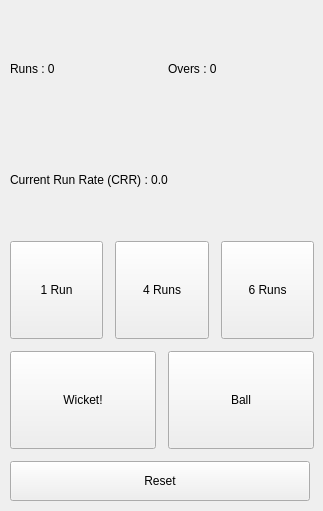
<?xml version="1.0" encoding="UTF-8"?>
<ui version="4.0">
 <class>cricket_run_counter</class>
 <widget class="QWidget" name="cricket_run_counter">
  <property name="geometry">
   <rect>
    <x>0</x>
    <y>0</y>
    <width>323</width>
    <height>511</height>
   </rect>
  </property>
  <property name="windowTitle">
   <string>Form</string>
  </property>
  <widget class="QWidget" name="">
   <property name="geometry">
    <rect>
     <x>10</x>
     <y>20</y>
     <width>304</width>
     <height>481</height>
    </rect>
   </property>
   <layout class="QVBoxLayout" name="verticalLayout_4">
    <property name="spacing">
     <number>12</number>
    </property>
    <item>
     <layout class="QVBoxLayout" name="verticalLayout_2">
      <item>
       <layout class="QVBoxLayout" name="verticalLayout">
        <item>
         <layout class="QHBoxLayout" name="horizontalLayout">
          <item>
           <widget class="QLabel" name="runs_label">
            <property name="sizePolicy">
             <sizepolicy hsizetype="Preferred" vsizetype="MinimumExpanding">
              <horstretch>0</horstretch>
              <verstretch>0</verstretch>
             </sizepolicy>
            </property>
            <property name="text">
             <string>Runs : 0</string>
            </property>
           </widget>
          </item>
          <item>
           <widget class="QLabel" name="overs_label">
            <property name="sizePolicy">
             <sizepolicy hsizetype="Preferred" vsizetype="MinimumExpanding">
              <horstretch>0</horstretch>
              <verstretch>0</verstretch>
             </sizepolicy>
            </property>
            <property name="minimumSize">
             <size>
              <width>0</width>
              <height>40</height>
             </size>
            </property>
            <property name="text">
             <string>Overs : 0</string>
            </property>
           </widget>
          </item>
         </layout>
        </item>
        <item>
         <widget class="QLabel" name="crr_label">
          <property name="sizePolicy">
           <sizepolicy hsizetype="Preferred" vsizetype="MinimumExpanding">
            <horstretch>0</horstretch>
            <verstretch>0</verstretch>
           </sizepolicy>
          </property>
          <property name="minimumSize">
           <size>
            <width>0</width>
            <height>40</height>
           </size>
          </property>
          <property name="text">
           <string>Current Run Rate (CRR) : 0.0</string>
          </property>
         </widget>
        </item>
        <item>
         <layout class="QHBoxLayout" name="horizontalLayout_2">
          <item>
           <widget class="QPushButton" name="run1_button">
            <property name="sizePolicy">
             <sizepolicy hsizetype="Minimum" vsizetype="MinimumExpanding">
              <horstretch>0</horstretch>
              <verstretch>0</verstretch>
             </sizepolicy>
            </property>
            <property name="text">
             <string>1 Run</string>
            </property>
           </widget>
          </item>
          <item>
           <widget class="QPushButton" name="run4_button">
            <property name="sizePolicy">
             <sizepolicy hsizetype="Minimum" vsizetype="MinimumExpanding">
              <horstretch>0</horstretch>
              <verstretch>0</verstretch>
             </sizepolicy>
            </property>
            <property name="minimumSize">
             <size>
              <width>0</width>
              <height>40</height>
             </size>
            </property>
            <property name="text">
             <string>4 Runs</string>
            </property>
           </widget>
          </item>
          <item>
           <widget class="QPushButton" name="run6_button">
            <property name="sizePolicy">
             <sizepolicy hsizetype="Minimum" vsizetype="MinimumExpanding">
              <horstretch>0</horstretch>
              <verstretch>0</verstretch>
             </sizepolicy>
            </property>
            <property name="text">
             <string>6 Runs</string>
            </property>
           </widget>
          </item>
         </layout>
        </item>
        <item>
         <layout class="QHBoxLayout" name="horizontalLayout_3">
          <item>
           <widget class="QPushButton" name="wicket_button">
            <property name="sizePolicy">
             <sizepolicy hsizetype="Minimum" vsizetype="MinimumExpanding">
              <horstretch>0</horstretch>
              <verstretch>0</verstretch>
             </sizepolicy>
            </property>
            <property name="text">
             <string>Wicket!</string>
            </property>
           </widget>
          </item>
          <item>
           <widget class="QPushButton" name="ball_button">
            <property name="sizePolicy">
             <sizepolicy hsizetype="Minimum" vsizetype="MinimumExpanding">
              <horstretch>0</horstretch>
              <verstretch>0</verstretch>
             </sizepolicy>
            </property>
            <property name="minimumSize">
             <size>
              <width>0</width>
              <height>40</height>
             </size>
            </property>
            <property name="text">
             <string>Ball</string>
            </property>
           </widget>
          </item>
         </layout>
        </item>
       </layout>
      </item>
     </layout>
    </item>
    <item>
     <layout class="QVBoxLayout" name="verticalLayout_3">
      <item>
       <widget class="QPushButton" name="reset_button">
        <property name="sizePolicy">
         <sizepolicy hsizetype="Maximum" vsizetype="Maximum">
          <horstretch>0</horstretch>
          <verstretch>0</verstretch>
         </sizepolicy>
        </property>
        <property name="minimumSize">
         <size>
          <width>300</width>
          <height>40</height>
         </size>
        </property>
        <property name="text">
         <string>Reset</string>
        </property>
       </widget>
      </item>
     </layout>
    </item>
   </layout>
  </widget>
 </widget>
 <resources/>
 <connections/>
</ui>
